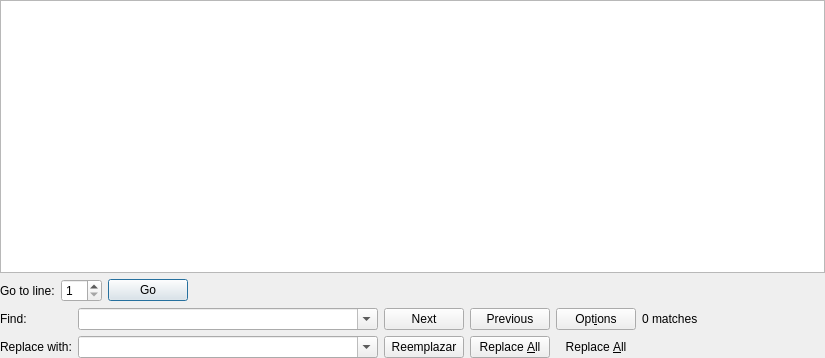
<?xml version="1.0" encoding="UTF-8"?>
<ui version="4.0">
 <class>EditorWidget</class>
 <widget class="QWidget" name="EditorWidget">
  <property name="geometry">
   <rect>
    <x>0</x>
    <y>0</y>
    <width>825</width>
    <height>358</height>
   </rect>
  </property>
  <property name="windowTitle">
   <string>Form</string>
  </property>
  <layout class="QVBoxLayout" name="verticalLayout">
   <property name="margin">
    <number>0</number>
   </property>
   <item>
    <widget class="PMXCodeEdit" name="codeEdit"/>
   </item>
   <item>
    <widget class="PMXRefocusWidget" name="goToLineWidget" native="true">
     <layout class="QHBoxLayout" name="horizontalLayout">
      <property name="margin">
       <number>0</number>
      </property>
      <item>
       <widget class="QLabel" name="labelGoToLine">
        <property name="text">
         <string>Go to line:</string>
        </property>
       </widget>
      </item>
      <item>
       <widget class="PMXSpinGoToLine" name="spinLineNumbers">
        <property name="minimum">
         <number>1</number>
        </property>
       </widget>
      </item>
      <item>
       <widget class="QPushButton" name="pushGoToLine">
        <property name="text">
         <string>Go</string>
        </property>
        <property name="icon">
         <iconset resource="../resources.qrc">
          <normaloff>:/icons/actions/go-jump.png</normaloff>:/icons/actions/go-jump.png</iconset>
        </property>
        <property name="autoDefault">
         <bool>true</bool>
        </property>
        <property name="default">
         <bool>true</bool>
        </property>
       </widget>
      </item>
      <item>
       <spacer name="spacerGotoline">
        <property name="orientation">
         <enum>Qt::Horizontal</enum>
        </property>
        <property name="sizeHint" stdset="0">
         <size>
          <width>154</width>
          <height>20</height>
         </size>
        </property>
       </spacer>
      </item>
      <item>
       <widget class="QPushButton" name="pushCloseGoToLine">
        <property name="text">
         <string/>
        </property>
        <property name="icon">
         <iconset>
          <normaloff>:/actions/resources/actions/process-stop.png</normaloff>:/actions/resources/actions/process-stop.png</iconset>
        </property>
        <property name="flat">
         <bool>true</bool>
        </property>
       </widget>
      </item>
     </layout>
    </widget>
   </item>
   <item>
    <widget class="PMXFindReplaceWidget" name="findReplaceWidget" native="true">
     <layout class="QGridLayout" name="gridLayout">
      <property name="sizeConstraint">
       <enum>QLayout::SetMaximumSize</enum>
      </property>
      <property name="margin">
       <number>0</number>
      </property>
      <item row="0" column="0">
       <widget class="QLabel" name="labelFind">
        <property name="text">
         <string>Find:</string>
        </property>
       </widget>
      </item>
      <item row="0" column="5">
       <widget class="QPushButton" name="pushOptions">
        <property name="text">
         <string>Opt&amp;ions</string>
        </property>
        <property name="icon">
         <iconset resource="../resources.qrc">
          <normaloff>:/icons/actions/configure.png</normaloff>:/icons/actions/configure.png</iconset>
        </property>
       </widget>
      </item>
      <item row="0" column="7">
       <spacer name="horizontalSpacer">
        <property name="orientation">
         <enum>Qt::Horizontal</enum>
        </property>
        <property name="sizeHint" stdset="0">
         <size>
          <width>40</width>
          <height>20</height>
         </size>
        </property>
       </spacer>
      </item>
      <item row="0" column="8">
       <widget class="QPushButton" name="pushCloseFindreplace">
        <property name="text">
         <string/>
        </property>
        <property name="icon">
         <iconset>
          <normaloff>:/actions/resources/actions/process-stop.png</normaloff>:/actions/resources/actions/process-stop.png</iconset>
        </property>
        <property name="flat">
         <bool>true</bool>
        </property>
       </widget>
      </item>
      <item row="1" column="0">
       <widget class="QLabel" name="labelReplaceWith">
        <property name="text">
         <string>Replace with:</string>
        </property>
       </widget>
      </item>
      <item row="1" column="3">
       <widget class="QPushButton" name="pushReplaceAndFindPrevious">
        <property name="toolTip">
         <string>&lt;!DOCTYPE HTML PUBLIC &quot;-//W3C//DTD HTML 4.0//EN&quot; &quot;http://www.w3.org/TR/REC-html40/strict.dtd&quot;&gt;
&lt;html&gt;&lt;head&gt;&lt;meta name=&quot;qrichtext&quot; content=&quot;1&quot; /&gt;&lt;style type=&quot;text/css&quot;&gt;
p, li { white-space: pre-wrap; }
&lt;/style&gt;&lt;/head&gt;&lt;body style=&quot; font-family:'Nimbus Mono L'; font-size:8pt; font-weight:600; font-style:normal;&quot;&gt;
&lt;p style=&quot; margin-top:0px; margin-bottom:0px; margin-left:0px; margin-right:0px; -qt-block-indent:0; text-indent:0px;&quot;&gt;Replace &amp;amp; Find Previous&lt;/p&gt;&lt;/body&gt;&lt;/html&gt;</string>
        </property>
        <property name="text">
         <string>Reemplazar</string>
        </property>
       </widget>
      </item>
      <item row="1" column="4">
       <widget class="QPushButton" name="pushReplaceAndFindNext">
        <property name="text">
         <string>Replace &amp;All</string>
        </property>
       </widget>
      </item>
      <item row="1" column="5">
       <widget class="QPushButton" name="pushReplaceAll">
        <property name="text">
         <string>Replace &amp;All</string>
        </property>
        <property name="flat">
         <bool>true</bool>
        </property>
       </widget>
      </item>
      <item row="0" column="2">
       <widget class="PMXFindBox" name="comboFind">
        <property name="minimumSize">
         <size>
          <width>300</width>
          <height>0</height>
         </size>
        </property>
        <property name="editable">
         <bool>true</bool>
        </property>
       </widget>
      </item>
      <item row="1" column="2">
       <widget class="PMXReplaceBox" name="comboReplace">
        <property name="editable">
         <bool>true</bool>
        </property>
       </widget>
      </item>
      <item row="0" column="6">
       <widget class="QLabel" name="labelMatchCounter">
        <property name="text">
         <string>0 matches</string>
        </property>
       </widget>
      </item>
      <item row="0" column="3">
       <widget class="QPushButton" name="pushFindPrevious">
        <property name="toolTip">
         <string>&lt;!DOCTYPE HTML PUBLIC &quot;-//W3C//DTD HTML 4.0//EN&quot; &quot;http://www.w3.org/TR/REC-html40/strict.dtd&quot;&gt;
&lt;html&gt;&lt;head&gt;&lt;meta name=&quot;qrichtext&quot; content=&quot;1&quot; /&gt;&lt;style type=&quot;text/css&quot;&gt;
p, li { white-space: pre-wrap; }
&lt;/style&gt;&lt;/head&gt;&lt;body style=&quot; font-family:'Nimbus Mono L'; font-size:8pt; font-weight:600; font-style:normal;&quot;&gt;
&lt;p style=&quot; margin-top:0px; margin-bottom:0px; margin-left:0px; margin-right:0px; -qt-block-indent:0; text-indent:0px;&quot;&gt;Find Previous&lt;/p&gt;&lt;/body&gt;&lt;/html&gt;</string>
        </property>
        <property name="text">
         <string>Next</string>
        </property>
        <property name="icon">
         <iconset resource="../resources.qrc">
          <normaloff>:/icons/actions/go-down.png</normaloff>:/icons/actions/go-down.png</iconset>
        </property>
       </widget>
      </item>
      <item row="0" column="4">
       <widget class="QPushButton" name="pushFindNext">
        <property name="text">
         <string>Previous</string>
        </property>
        <property name="icon">
         <iconset resource="../resources.qrc">
          <normaloff>:/icons/actions/go-up.png</normaloff>:/icons/actions/go-up.png</iconset>
        </property>
       </widget>
      </item>
     </layout>
    </widget>
   </item>
  </layout>
 </widget>
 <customwidgets>
  <customwidget>
   <class>PMXCodeEdit</class>
   <extends>QPlainTextEdit</extends>
   <header>prymatex.gui.editor.codeedit</header>
  </customwidget>
  <customwidget>
   <class>PMXFindBox</class>
   <extends>QComboBox</extends>
   <header>prymatex.gui.editor.findreplace</header>
  </customwidget>
  <customwidget>
   <class>PMXReplaceBox</class>
   <extends>QComboBox</extends>
   <header>prymatex.gui.editor.findreplace</header>
  </customwidget>
  <customwidget>
   <class>PMXSpinGoToLine</class>
   <extends>QSpinBox</extends>
   <header>prymatex.gui.editor.internalwidgets</header>
  </customwidget>
  <customwidget>
   <class>PMXRefocusWidget</class>
   <extends>QWidget</extends>
   <header>prymatex.gui.editor.internalwidgets</header>
   <container>1</container>
  </customwidget>
  <customwidget>
   <class>PMXFindReplaceWidget</class>
   <extends>QWidget</extends>
   <header>prymatex.gui.editor.findreplace</header>
   <container>1</container>
  </customwidget>
 </customwidgets>
 <resources>
  <include location="../resources.qrc"/>
 </resources>
 <connections>
  <connection>
   <sender>pushCloseGoToLine</sender>
   <signal>pressed()</signal>
   <receiver>goToLineWidget</receiver>
   <slot>hide()</slot>
   <hints>
    <hint type="sourcelabel">
     <x>681</x>
     <y>401</y>
    </hint>
    <hint type="destinationlabel">
     <x>626</x>
     <y>394</y>
    </hint>
   </hints>
  </connection>
 </connections>
</ui>
